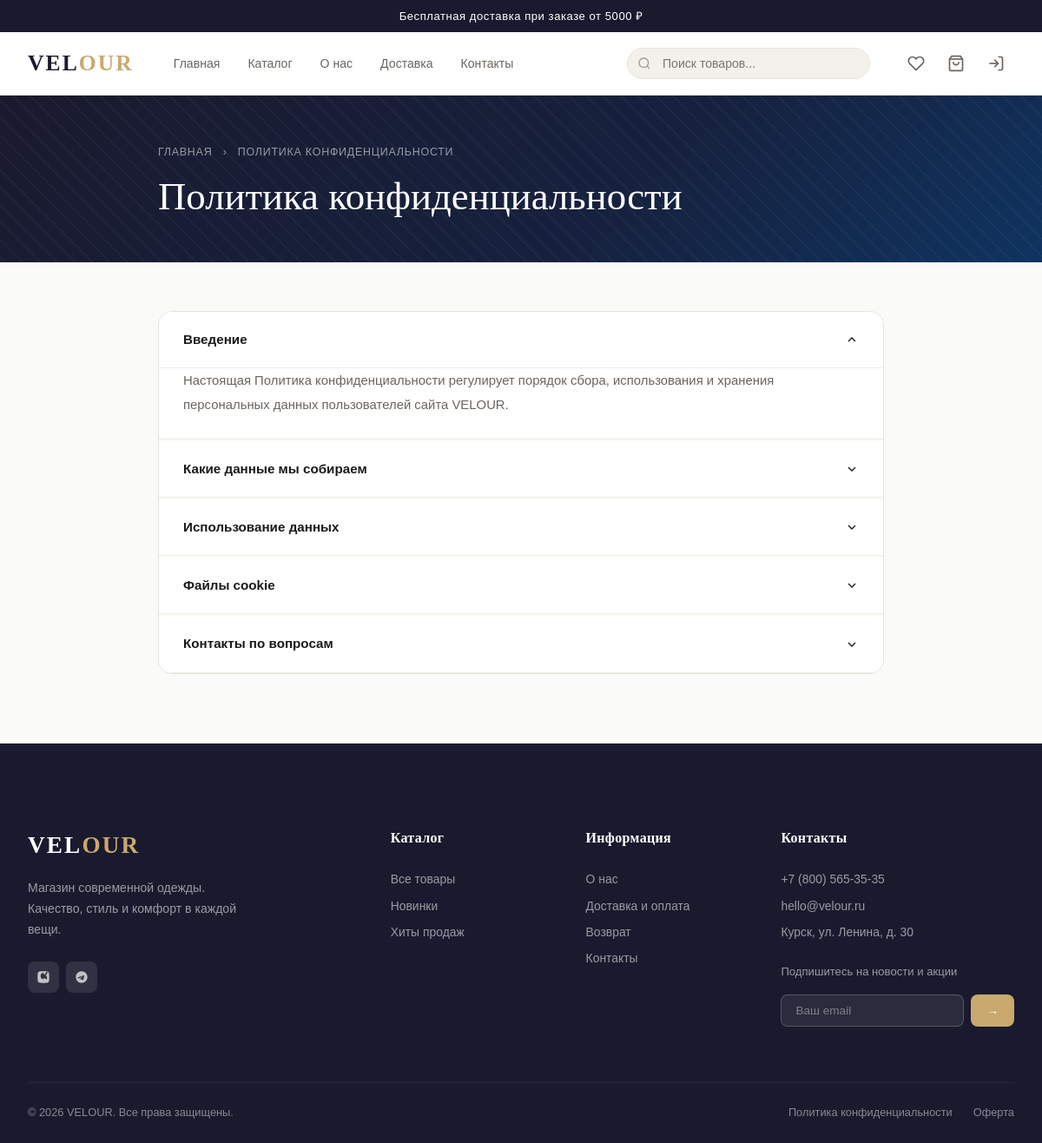
The app's page /privacy/ with its own data.
### apps/pages/models.py (models this page shows, shortened)
class SiteSettings(models.Model):
    site_name = models.CharField(max_length=100, default='Magazin Odejdi')
    site_description = models.TextField(blank=True)
    phone = models.CharField(max_length=30, blank=True)
    email = models.EmailField(blank=True)
    address = models.CharField(max_length=255, blank=True)
    vk_url = models.URLField(blank=True)
    telegram_url = models.URLField(blank=True)
    instagram_url = models.URLField(blank=True)
    delivery_info = models.TextField(blank=True, verbose_name='Информация о доставке')
    return_policy = models.TextField(blank=True, verbose_name='Политика возврата')
    free_delivery_from = models.DecimalField(max_digits=10, decimal_places=2, default=5000,
                                             verbose_name='Бесплатная доставка от (руб)')
    class Meta:
        verbose_name = 'Настройки сайта'
        verbose_name_plural = 'Настройки сайта'
    @classmethod
    def get(cls):
        obj, _ = cls.objects.get_or_create(pk=1)
        return obj

class Page(models.Model):
    slug = models.SlugField(unique=True)
    title = models.CharField(max_length=200, verbose_name='Заголовок')
    meta_description = models.CharField(max_length=300, blank=True, verbose_name='Мета-описание')
    is_active = models.BooleanField(default=True)
    updated_at = models.DateTimeField(auto_now=True)
    class Meta:
        verbose_name = 'Страница'
        verbose_name_plural = 'Страницы'

class PageSection(models.Model):
    page = models.ForeignKey(Page, on_delete=models.CASCADE, related_name='sections')
    key = models.CharField(max_length=100, verbose_name='Ключ секции')
    label = models.CharField(max_length=200, verbose_name='Описание')
    text = models.TextField(blank=True, verbose_name='Текст')
    image = models.ImageField(upload_to='pages/', blank=True, null=True, verbose_name='Изображение')
    link = models.CharField(max_length=300, blank=True, verbose_name='Ссылка')
    is_visible = models.BooleanField(default=True)
    sort_order = models.PositiveIntegerField(default=0)
    class Meta:
        verbose_name = 'Секция страницы'
        verbose_name_plural = 'Секции страниц'
        ordering = ['sort_order']
        unique_together = [['page', 'key']]

### apps/pages/views.py (the view)
# urls.py: path('privacy/', views.PageView.as_view(), kwargs={'slug': 'privacy'}, name='privacy'),
class PageView(TemplateView):
    template_name = 'pages/page.html'
    def get_context_data(self, slug=None, **kwargs):
        ctx = super().get_context_data(**kwargs)
        page = get_object_or_404(Page, slug=slug, is_active=True)
        ctx['page'] = page
        ctx['sections'] = {s.key: s for s in page.sections.filter(is_visible=True)}
        return ctx

### templates/pages/page.html (shortened to what this page needs)
{% extends "base.html" %}
{% block content %}
<div style="background:linear-gradient(135deg,#1a1a2e 0%,#16213e 60%,#0f3460 100%);color:#fff;padding:56px 0 48px;position:relative;overflow:hidden">
  <div style="position:absolute;inset:0;opacity:.04;background:repeating-linear-gradient(45deg,#fff 0,#fff 1px,transparent 0,transparent 50%) 0/20px 20px"></div>
  <div class="container" style="max-width:900px;position:relative">
    <div style="font-size:.78rem;letter-spacing:.06em;opacity:.55;margin-bottom:14px;text-transform:uppercase">
      <a href="/" style="color:inherit">Главная</a>
      <span style="margin:0 8px">›</span>
      <span>{{ page.title }}</span>
    </div>
    <h1 style="font-family:var(--font-display);font-size:clamp(1.8rem,4vw,2.8rem);font-weight:400;margin:0;line-height:1.2">{{ page.title }}</h1>
  </div>
</div>
<div class="container" style="max-width:900px;padding-top:56px;padding-bottom:80px">
{% if page.slug == 'about' %}
  <div style="display:grid;gap:24px">
    {% if sections.intro %}
    <div style="background:var(--color-bg-alt);border-radius:var(--radius-lg);padding:40px;display:flex;gap:32px;align-items:flex-start">
      <div style="flex-shrink:0;width:48px;height:48px;background:var(--color-primary);border-radius:50%;display:flex;align-items:center;justify-content:center">
        <svg width="22" height="22" viewBox="0 0 24 24" fill="none" stroke="#fff" stroke-width="2"><path d="M3 9l9-7 9 7v11a2 2 0 01-2 2H5a2 2 0 01-2-2z"/><polyline points="9 22 9 12 15 12 15 22"/></svg>
      </div>
      <div>
        <h3 style="margin:0 0 12px;font-size:1.1rem">{{ sections.intro.label }}</h3>
        <div style="line-height:1.85;color:var(--color-text-muted)">{{ sections.intro.text|linebreaks }}</div>
      </div>
    </div>
    {% endif %}
    {% if sections.mission %}
    <div style="background:var(--color-primary);color:#fff;border-radius:var(--radius-lg);padding:40px;display:flex;gap:32px;align-items:flex-start">
      <div style="flex-shrink:0;width:48px;height:48px;background:var(--color-accent);border-radius:50%;display:flex;align-items:center;justify-content:center">
        <svg width="22" height="22" viewBox="0 0 24 24" fill="none" stroke="#fff" stroke-width="2"><path d="M12 22s8-4 8-10V5l-8-3-8 3v7c0 6 8 10 8 10z"/></svg>
      </div>
      <div>
        <h3 style="margin:0 0 12px;font-size:1.1rem;color:#fff">{{ sections.mission.label }}</h3>
        <div style="line-height:1.85;opacity:.85">{{ sections.mission.text|linebreaks }}</div>
      </div>
    </div>
    {% endif %}
    {% if sections.team %}
    <div style="background:var(--color-bg-alt);border-radius:var(--radius-lg);padding:40px;display:flex;gap:32px;align-items:flex-start">
      <div style="flex-shrink:0;width:48px;height:48px;background:var(--color-primary);border-radius:50%;display:flex;align-items:center;justify-content:center">
        <svg width="22" height="22" viewBox="0 0 24 24" fill="none" stroke="#fff" stroke-width="2"><path d="M17 21v-2a4 4 0 00-4-4H5a4 4 0 00-4 4v2"/><circle cx="9" cy="7" r="4"/><path d="M23 21v-2a4 4 0 00-3-3.87"/><path d="M16 3.13a4 4 0 010 7.75"/></svg>
      </div>
      <div>
        <h3 style="margin:0 0 12px;font-size:1.1rem">{{ sections.team.label }}</h3>
        <div style="line-height:1.85;color:var(--color-text-muted)">{{ sections.team.text|linebreaks }}</div>
      </div>
    </div>
    {% endif %}
  </div>
{% elif page.slug == 'privacy' or page.slug == 'terms' %}
  <div style="display:grid;gap:2px;border-radius:var(--radius-lg);overflow:hidden;border:1.5px solid var(--color-border)">
    {% for key, section in sections.items %}
    {% if section.is_visible %}
    <details style="background:#fff;border-bottom:1px solid var(--color-border-light)" {% if forloop.first %}open{% endif %}>
      <summary style="padding:20px 28px;cursor:pointer;display:flex;align-items:center;justify-content:space-between;font-weight:600;font-size:.95rem;list-style:none;user-select:none">
        <span>{{ section.label }}</span>
        <svg class="details-icon" width="16" height="16" viewBox="0 0 24 24" fill="none" stroke="currentColor" stroke-width="2" style="flex-shrink:0;transition:transform .2s"><polyline points="6 9 12 15 18 9"/></svg>
      </summary>
      <div style="padding:0 28px 24px;line-height:1.9;color:var(--color-text-muted);font-size:.93rem;border-top:1px solid var(--color-border-light)">
        {{ section.text|linebreaks }}
      </div>
    </details>
    {% endif %}
    {% endfor %}
  </div>
{% endif %}
</div>
{% endblock %}

### templates/base.html (shortened to what this page needs)
<!DOCTYPE html>
<html lang="ru">
<head>
  {% load static %}
  <link rel="stylesheet" href="{% static 'css/fonts.css' %}">
  <link rel="stylesheet" href="{% static 'css/variables.css' %}">
  <link rel="stylesheet" href="{% static 'css/base.css' %}">
  <link rel="stylesheet" href="{% static 'css/header.css' %}">
  <link rel="stylesheet" href="{% static 'css/footer.css' %}">
  <link rel="stylesheet" href="{% static 'css/catalog.css' %}">
  <link rel="stylesheet" href="{% static 'css/pages.css' %}">
</head>
<body data-authenticated="{% if user.is_authenticated %}true{% else %}false{% endif %}">
  {% if site_settings and site_settings.delivery_info %}
  <div class="announcement-bar">
    <span>Бесплатная доставка при заказе от {{ site_settings.free_delivery_from|floatformat:0 }} ₽</span>
  </div>
  {% endif %}
  {% include "includes/header.html" %}
  <main style="flex:1">
    {% block content %}{% endblock %}
  </main>
  {% include "includes/footer.html" %}
</body>
</html>

### templates/includes/footer.html (shortened to what this page needs)
{% load static %}
<footer class="site-footer">
  <div class="container">
    <div class="footer-main">
      <div class="footer-brand">
        <a href="/" class="logo" style="font-family:var(--font-display);font-size:1.7rem;letter-spacing:.08em;color:#fff;margin-bottom:16px;display:block">VEL<span style="color:var(--color-accent)">OUR</span></a>
        <p class="footer-desc">
          {% if site_settings and site_settings.site_description %}
            {{ site_settings.site_description }}
          {% else %}
            Магазин современной одежды. Качество, стиль и комфорт в каждой вещи.
          {% endif %}
        </p>
        <div class="footer-socials">
          {% if site_settings and site_settings.vk_url %}
          <a href="{{ site_settings.vk_url }}" class="footer-social-link" target="_blank" rel="noopener" aria-label="ВКонтакте">
          </a>
          {% endif %}
          {% if site_settings and site_settings.telegram_url %}
          <a href="{{ site_settings.telegram_url }}" class="footer-social-link" target="_blank" rel="noopener" aria-label="Telegram">
          </a>
          {% endif %}
        </div>
      </div>
      <div>
        <div class="footer-col-title">Каталог</div>
        <div class="footer-links">
          <a href="/catalog/" class="footer-link">Все товары</a>
          <a href="/catalog/?is_new=true" class="footer-link">Новинки</a>
          <a href="/catalog/?is_featured=true" class="footer-link">Хиты продаж</a>
        </div>
      </div>
      <div>
        <div class="footer-col-title">Информация</div>
        <div class="footer-links">
          <a href="/about/" class="footer-link">О нас</a>
          <a href="/delivery/" class="footer-link">Доставка и оплата</a>
          <a href="/returns/" class="footer-link">Возврат</a>
          <a href="/contacts/" class="footer-link">Контакты</a>
        </div>
      </div>
      <div>
        <div class="footer-col-title">Контакты</div>
        {% if site_settings %}
        <div class="footer-links" style="margin-bottom:20px">
          {% if site_settings.phone %}<a href="tel:{{ site_settings.phone }}" class="footer-link">{{ site_settings.phone }}</a>{% endif %}
          {% if site_settings.email %}<a href="mailto:{{ site_settings.email }}" class="footer-link">{{ site_settings.email }}</a>{% endif %}
          {% if site_settings.address %}<span class="footer-link" style="cursor:default">{{ site_settings.address }}</span>{% endif %}
        </div>
        {% endif %}
        <div class="footer-newsletter">
          <div style="font-size:.82rem;opacity:.7;margin-bottom:10px">Подпишитесь на новости и акции</div>
          <form class="footer-newsletter-form newsletter-form">
            <input type="email" name="email" placeholder="Ваш email" class="footer-newsletter-input" required>
            <button type="submit" class="footer-newsletter-btn">→</button>
          </form>
        </div>
      </div>
    </div>
    <div class="footer-bottom">
      <span>© {% now "Y" %} {% if site_settings %}{{ site_settings.site_name }}{% else %}VELOUR{% endif %}. Все права защищены.</span>
      <div class="footer-bottom-links">
        <a href="/privacy/">Политика конфиденциальности</a>
        <a href="/terms/">Оферта</a>
      </div>
    </div>
  </div>
</footer>

### records on screen
SiteSettings: free_delivery_from "5000", site_description "Магазин современной одежды. Качество, стиль и комфорт в каждой вещи.", phone "+7 (800) 565-35-35", email "hello@velour.ru", address "Курск, ул. Ленина, д. 30", site_name "VELOUR"
Page: title "ПОЛИТИКА КОНФИДЕНЦИАЛЬНОСТИ", title "Политика конфиденциальности"
PageSection: label "Введение", text "Настоящая Политика конфиденциальности регулирует порядок сбора, использования и хранения персональных данных пользователей сайта VELOUR."
PageSection: label "Какие данные мы собираем"
PageSection: label "Использование данных"
PageSection: label "Файлы cookie"
PageSection: label "Контакты по вопросам"
